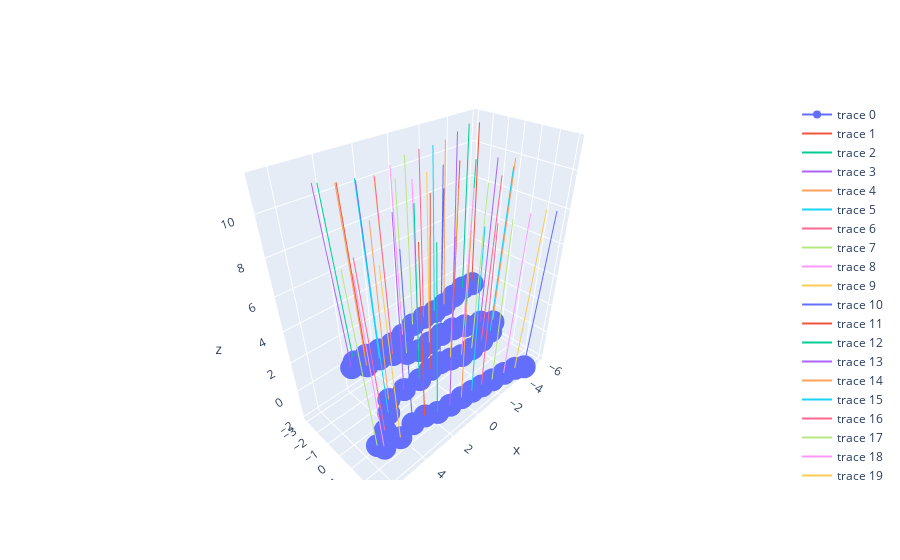

Source (notebook cell):
### Code cell
import plotly.graph_objects as go
fig = go.Figure()
# fig.add_trace(go.Scatter3d(x=focal_axis_rays.origins[:, 0], y=focal_axis_rays.origins[:, 1], z=focal_axis_rays.origins[:, 2]))
fig.add_trace(go.Scatter3d(x=o_new[:, 0], y=o_new[:, 1], z=o_new[:, 2]))

# Focal lines
for i in range(points_3d.shape[0]):
    fig.add_trace(go.Scatter3d(x=points_3d[i, 0:2, 0], y=points_3d[i, 0:2, 1], z=points_3d[i, 0:2, 2], mode='lines'))
fig.show()

### Figure 1 — Plotly figure (JSON) as saved in the notebook; plotly's stock layout.template omitted (floating-point values rounded to 4 significant figures)
{"data": [{"type": "scatter3d", "x": [-5.52, -4.644, -3.817, -2.982, -2.118, -1.25, -0.3945, 0.4423, 1.248, 2.053, 2.94, 3.957, 4.493, 3.797, 2.94, 2.121, 1.318, 0.5064, -0.3504, -1.23, -2.049, -2.833, -3.893, -4.578, -3.93, -3.071, -2.238, -1.369, -0.5404, 0.3014, 1.125, 1.933, 2.954, 3.971, 4.3, 5.034, 5.938, 5.72, 4.729, 3.912, 3.138, 2.316, 1.46, 0.5989, -0.252, -1.095, -1.943, -2.796, -3.638, -4.452], "y": [-2.226, -2.247, -2.275, -2.27, -2.249, -2.299, -2.344, -2.305, -2.373, -2.548, -2.59, -2.266, -1.709, -1.353, -1.355, -1.234, -1.006, -0.896, -0.8987, -0.8358, -0.6697, -0.4299, -0.07579, 0.3524, 0.7146, 0.7528, 0.7155, 0.6912, 0.5838, 0.5795, 0.6451, 0.6432, 0.5554, 0.5258, 0.8473, 1.434, 1.965, 2.208, 2.225, 2.227, 2.277, 2.367, 2.444, 2.485, 2.49, 2.497, 2.579, 2.745, 2.923, 3.04], "z": [1.189, 1.282, 1.055, 0.8345, 0.7686, 0.7798, 0.6941, 0.4423, 0.2156, 0.1501, 0.3043, 0.7113, 1.06, 0.9572, 0.8674, 0.7142, 0.419, 0.1684, 0.2177, 0.344, 0.381, 0.2993, 0.1714, 0.04153, -0.08984, -0.2775, -0.4207, -0.4055, -0.193, 0.09848, 0.2117, 0.03999, -0.007949, 0.02092, -0.467, -0.623, -0.4139, -0.5827, -0.7196, -0.4026, -0.4458, -0.7991, -0.8923, -0.9569, -1.125, -1.333, -1.421, -1.396, -1.458, -1.819]}, {"mode": "lines", "type": "scatter3d", "x": [-5.52, -5.779], "y": [-2.226, -2.58], "z": [1.189, 11.18]}, {"mode": "lines", "type": "scatter3d", "x": [-4.644, -4.927], "y": [-2.247, -2.56], "z": [1.282, 11.27]}, {"mode": "lines", "type": "scatter3d", "x": [-3.817, -4.088], "y": [-2.275, -2.598], "z": [1.055, 11.05]}, {"mode": "lines", "type": "scatter3d", "x": [-2.982, -3.219], "y": [-2.27, -2.61], "z": [0.8345, 10.83]}, {"mode": "lines", "type": "scatter3d", "x": [-2.118, -2.313], "y": [-2.249, -2.591], "z": [0.7686, 10.76]}, {"mode": "lines", "type": "scatter3d", "x": [-1.25, -1.412], "y": [-2.299, -2.633], "z": [0.7798, 10.77]}, {"mode": "lines", "type": "scatter3d", "x": [-0.3945, -0.5112], "y": [-2.344, -2.681], "z": [0.6941, 10.69]}, {"mode": "lines", "type": "scatter3d", "x": [0.4423, 0.4092], "y": [-2.305, -2.67], "z": [0.4423, 10.44]}, {"mode": "lines", "type": "scatter3d", "x": [1.248, 1.299], "y": [-2.373, -2.777], "z": [0.2156, 10.21]}, {"mode": "lines", "type": "scatter3d", "x": [2.053, 2.179], "y": [-2.548, -2.987], "z": [0.1501, 10.14]}, {"mode": "lines", "type": "scatter3d", "x": [2.94, 3.154], "y": [-2.59, -3.042], "z": [0.3043, 10.29]}, {"mode": "lines", "type": "scatter3d", "x": [3.957, 4.29], "y": [-2.266, -2.696], "z": [0.7113, 10.7]}, {"mode": "lines", "type": "scatter3d", "x": [4.493, 4.905], "y": [-1.709, -2.062], "z": [1.06, 11.05]}, {"mode": "lines", "type": "scatter3d", "x": [3.797, 4.135], "y": [-1.353, -1.606], "z": [0.9572, 10.95]}, {"mode": "lines", "type": "scatter3d", "x": [2.94, 3.157], "y": [-1.355, -1.655], "z": [0.8674, 10.86]}, {"mode": "lines", "type": "scatter3d", "x": [2.121, 2.219], "y": [-1.234, -1.542], "z": [0.7142, 10.71]}, {"mode": "lines", "type": "scatter3d", "x": [1.318, 1.291], "y": [-1.006, -1.312], "z": [0.419, 10.41]}, {"mode": "lines", "type": "scatter3d", "x": [0.5064, 0.359], "y": [-0.896, -1.249], "z": [0.1684, 10.16]}, {"mode": "lines", "type": "scatter3d", "x": [-0.3504, -0.5858], "y": [-0.8987, -1.267], "z": [0.2177, 10.21]}, {"mode": "lines", "type": "scatter3d", "x": [-1.23, -1.572], "y": [-0.8358, -1.173], "z": [0.344, 10.33]}, {"mode": "lines", "type": "scatter3d", "x": [-2.049, -2.484], "y": [-0.6697, -0.9524], "z": [0.381, 10.37]}, {"mode": "lines", "type": "scatter3d", "x": [-2.833, -3.339], "y": [-0.4299, -0.6659], "z": [0.2993, 10.28]}, {"mode": "lines", "type": "scatter3d", "x": [-3.893, -4.61], "y": [-0.07579, -0.3061], "z": [0.1714, 10.14]}, {"mode": "lines", "type": "scatter3d", "x": [-4.578, -5.498], "y": [0.3524, 0.1308], "z": [0.04153, 9.997]}, {"mode": "lines", "type": "scatter3d", "x": [-3.93, -4.763], "y": [0.7146, 0.5647], "z": [-0.08984, 9.874]}, {"mode": "lines", "type": "scatter3d", "x": [-3.071, -3.805], "y": [0.7528, 0.6138], "z": [-0.2775, 9.695]}, {"mode": "lines", "type": "scatter3d", "x": [-2.238, -2.877], "y": [0.7155, 0.5508], "z": [-0.4207, 9.557]}, {"mode": "lines", "type": "scatter3d", "x": [-1.369, -1.887], "y": [0.6912, 0.4975], "z": [-0.4055, 9.579]}, {"mode": "lines", "type": "scatter3d", "x": [-0.5404, -0.9472], "y": [0.5838, 0.3638], "z": [-0.193, 9.796]}, {"mode": "lines", "type": "scatter3d", "x": [0.3014, 0.0108], "y": [0.5795, 0.3942], "z": [0.09848, 10.09]}, {"mode": "lines", "type": "scatter3d", "x": [1.125, 0.953], "y": [0.6451, 0.5027], "z": [0.2117, 10.21]}, {"mode": "lines", "type": "scatter3d", "x": [1.933, 1.867], "y": [0.6432, 0.4864], "z": [0.03999, 10.04]}, {"mode": "lines", "type": "scatter3d", "x": [2.954, 2.973], "y": [0.5554, 0.3963], "z": [-0.007949, 9.991]}, {"mode": "lines", "type": "scatter3d", "x": [3.971, 4.098], "y": [0.5258, 0.3758], "z": [0.02092, 10.02]}, {"mode": "lines", "type": "scatter3d", "x": [4.3, 4.647], "y": [0.8473, 0.6221], "z": [-0.467, 9.524]}, {"mode": "lines", "type": "scatter3d", "x": [5.034, 5.567], "y": [1.434, 1.216], "z": [-0.623, 9.36]}, {"mode": "lines", "type": "scatter3d", "x": [5.938, 6.526], "y": [1.965, 1.844], "z": [-0.4139, 9.568]}, {"mode": "lines", "type": "scatter3d", "x": [5.72, 6.256], "y": [2.208, 2.126], "z": [-0.5827, 9.403]}, {"mode": "lines", "type": "scatter3d", "x": [4.729, 5.156], "y": [2.225, 2.164], "z": [-0.7196, 9.271]}, {"mode": "lines", "type": "scatter3d", "x": [3.912, 4.228], "y": [2.227, 2.235], "z": [-0.4026, 9.592]}, {"mode": "lines", "type": "scatter3d", "x": [3.138, 3.36], "y": [2.277, 2.3], "z": [-0.4458, 9.552]}, {"mode": "lines", "type": "scatter3d", "x": [2.316, 2.447], "y": [2.367, 2.361], "z": [-0.7991, 9.2]}, {"mode": "lines", "type": "scatter3d", "x": [1.46, 1.481], "y": [2.444, 2.438], "z": [-0.8923, 9.108]}, {"mode": "lines", "type": "scatter3d", "x": [0.5989, 0.5327], "y": [2.485, 2.471], "z": [-0.9569, 9.043]}, {"mode": "lines", "type": "scatter3d", "x": [-0.252, -0.3999], "y": [2.49, 2.439], "z": [-1.125, 8.874]}, {"mode": "lines", "type": "scatter3d", "x": [-1.095, -1.351], "y": [2.497, 2.407], "z": [-1.333, 8.663]}, {"mode": "lines", "type": "scatter3d", "x": [-1.943, -2.334], "y": [2.579, 2.514], "z": [-1.421, 8.571]}, {"mode": "lines", "type": "scatter3d", "x": [-2.796, -3.338], "y": [2.745, 2.759], "z": [-1.396, 8.589]}, {"mode": "lines", "type": "scatter3d", "x": [-3.638, -4.328], "y": [2.923, 2.984], "z": [-1.458, 8.518]}, {"mode": "lines", "type": "scatter3d", "x": [-4.452, -5.266], "y": [3.04, 3.02], "z": [-1.819, 8.148]}], "layout": {}}
